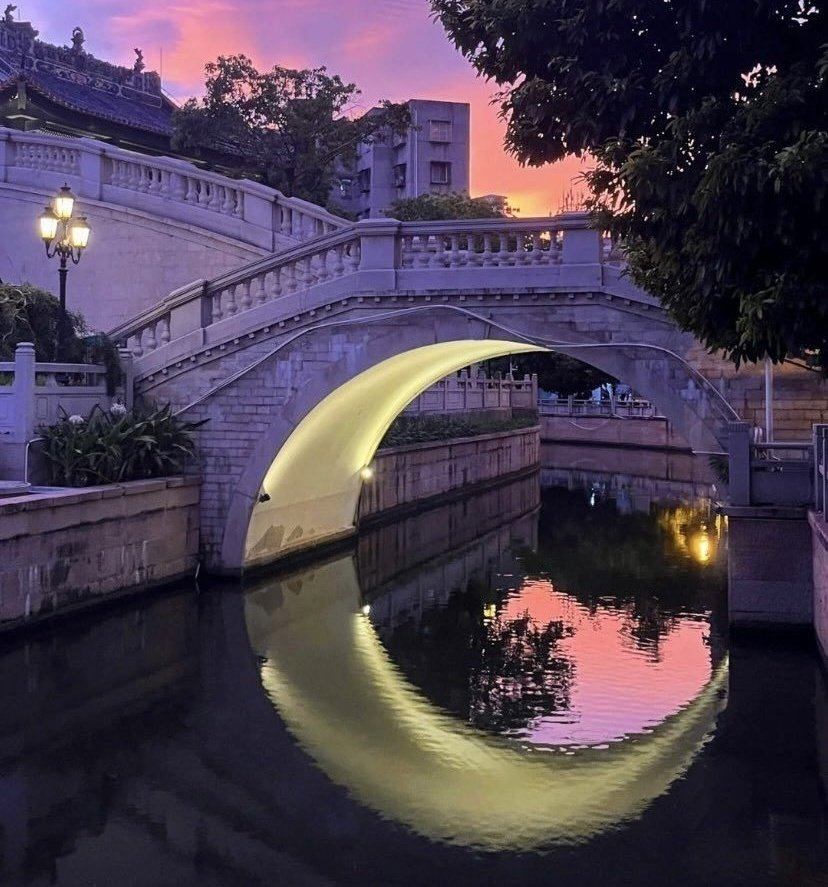
#> input picture nim.jpg, 828 x 887 px
$ python 'ideal lowpass filter.py'
#> lines starting #> are read from the running program, lines starting #| are printed output that depends on the picture
import numpy as np
import matplotlib.pyplot as plt
from PIL import Image

# Membaca gambar dan mengonversi ke grayscale
img = Image.open('nim.jpg').convert('L')
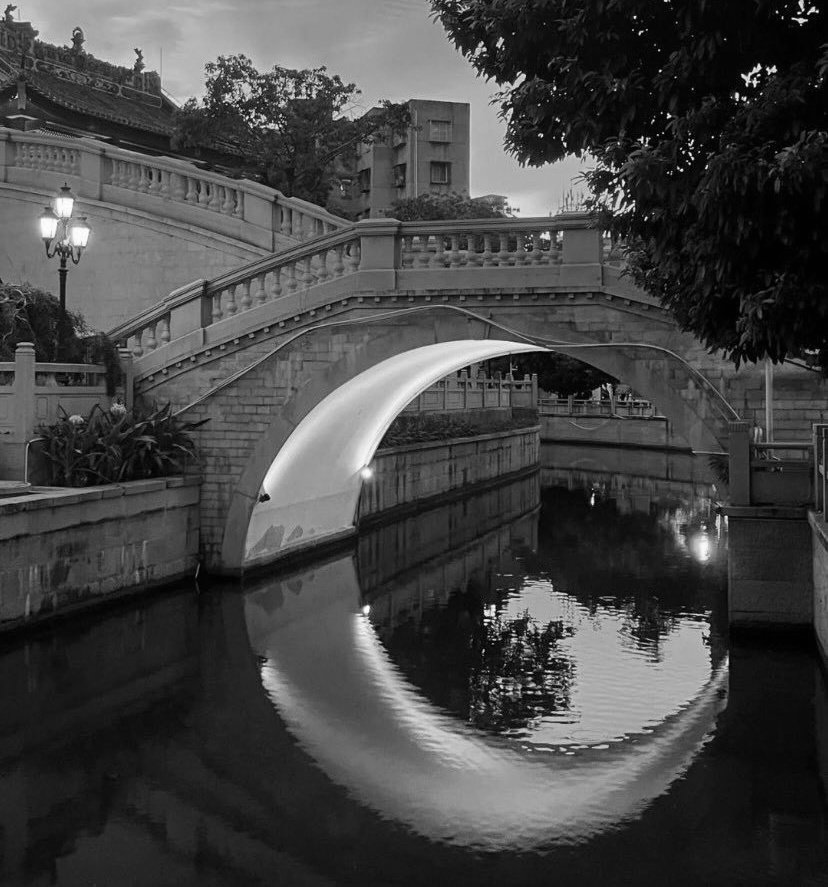
#> img: PIL image 828x887 L; min 0, max 255, mean 68
img_arr = np.array(img)

# Membuat filter lowpass ideal
def ideal_lowpass_filter(shape, cutoff):
    x, y = np.meshgrid(np.arange(-shape[1]//2, shape[1]//2),
                       np.arange(-shape[0]//2, shape[0]//2))
    r = np.sqrt(x**2 + y**2)
    filter = np.zeros(shape)
    filter[r <= cutoff] = 1
    return filter

# Menghitung filter lowpass ideal dan melakukan konvolusi dengan gambar
cutoff = 50 # frekuensi cutoff
ideal_filter = ideal_lowpass_filter(img_arr.shape, cutoff)
filtered_output = np.fft.fftshift(np.fft.ifft2(np.fft.ifftshift(np.fft.fftshift(np.fft.fft2(img_arr)) * ideal_filter))).real
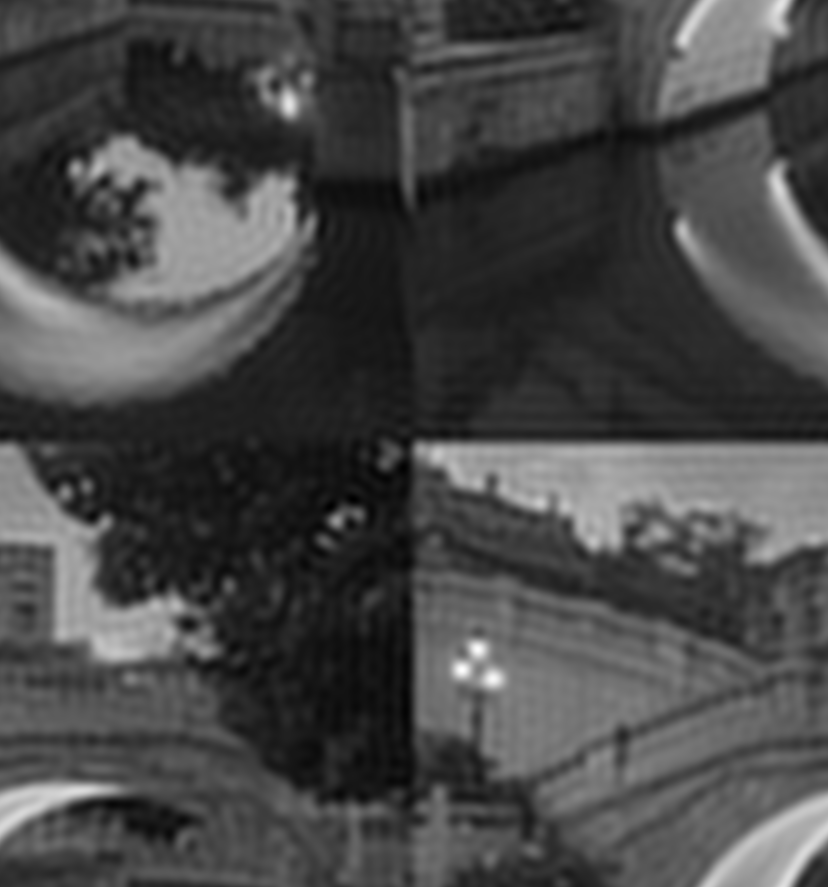
#> filtered_output: shape (887, 828) float64; min -17.46, max 285.8, mean 68; drawn with min black and max white

# Menampilkan gambar hasil filterisasi
plt.imshow(filtered_output, cmap='gray')
plt.axis('off')
plt.show()
